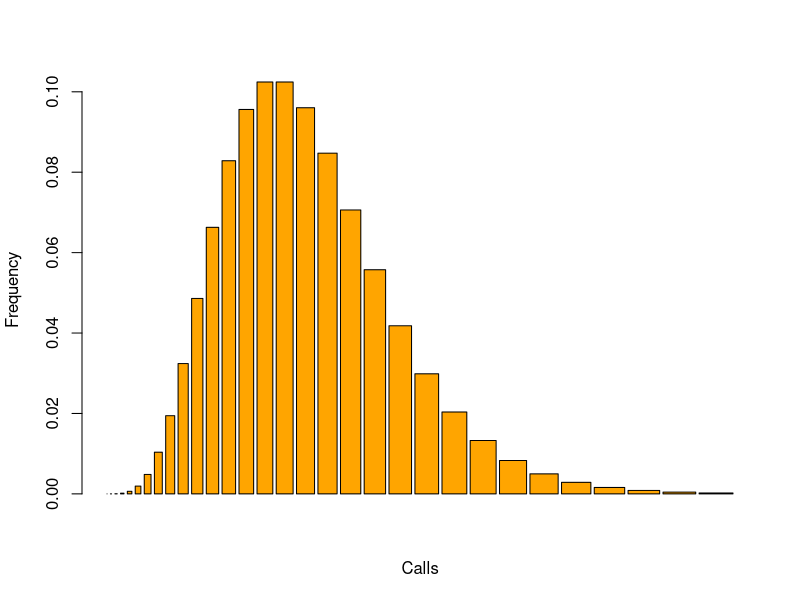
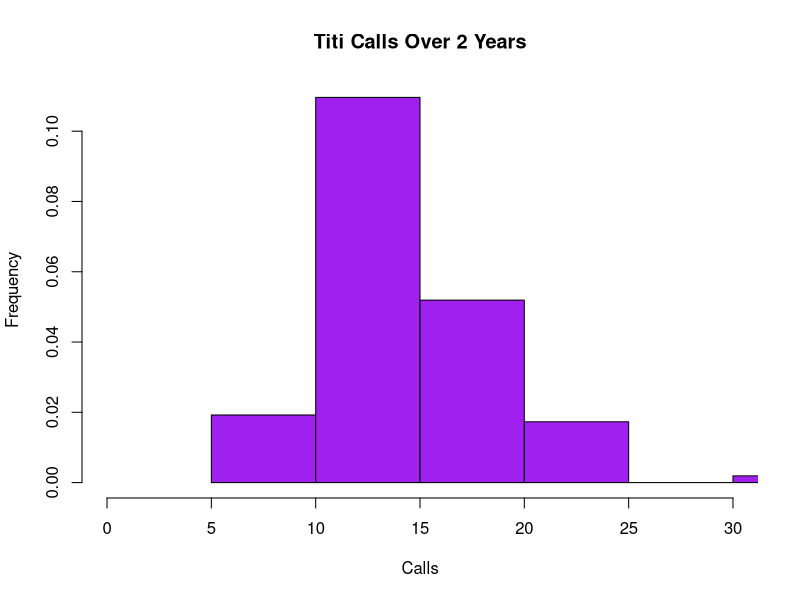

Source code (R) for these figures, in order:
## ---- chunk 1
knitr::opts_chunk$set(echo = TRUE)
## ---- chunk 2
x<- rpois(1, 15) #where 1 is the n value since its 15 is the  mean of the two hours and 15 is the mean or lambda
x

#Talking to Zoe I realized this isn't necessary but It does help me visualize so I'llk keep it in
## ---- chunk 3
1-dpois(8, 15)
#find the inverse of the distribution of ppois where x=8 and lambda=15. lower=true was to give us 8 or more.
## ---- chunk 4
dpois(0, 15) #this is using the same function as above, substituting x for 0 instead of 8 
## ---- chunk 5
dpois(3, 15) #again, substitute x for 3 to get three calls
## ---- chunk 6
calls<- 0:30
barplot(dpois(calls, 15), calls, xlab = "Calls",
    ylab = "Frequency", col = "orange")
#plotting the data where data = 1:30 and the formula is `dpois(calls, 15)`
## ---- chunk 7
exampledist<- rpois(104, 15)
exampledist
#still unsure how `set.seed()` works and if it would be helpful here?
## ---- chunk 8
hist(exampledist, freq = FALSE, col = "purple", main = "Titi Calls Over 2 Years", xlab = "Calls",
    ylab = "Frequency", xlim = c(0, 30))
